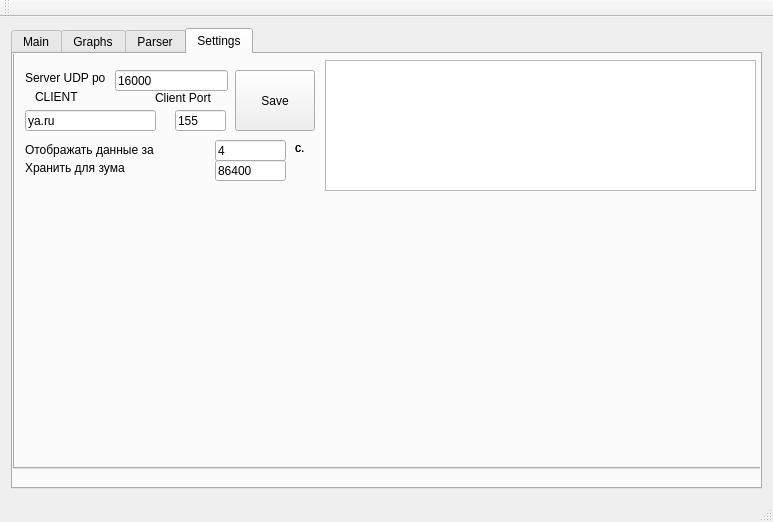
<?xml version="1.0" encoding="UTF-8"?>
<ui version="4.0">
 <class>graphs</class>
 <widget class="QMainWindow" name="graphs">
  <property name="geometry">
   <rect>
    <x>0</x>
    <y>0</y>
    <width>773</width>
    <height>522</height>
   </rect>
  </property>
  <property name="windowTitle">
   <string>graphs</string>
  </property>
  <widget class="QWidget" name="centralWidget">
   <layout class="QGridLayout" name="gridLayout">
    <item row="0" column="0">
     <widget class="QTabWidget" name="tabWidget">
      <property name="autoFillBackground">
       <bool>true</bool>
      </property>
      <property name="currentIndex">
       <number>3</number>
      </property>
      <widget class="QWidget" name="tab">
       <attribute name="title">
        <string>Main</string>
       </attribute>
       <layout class="QGridLayout" name="gridLayout_2">
        <item row="0" column="3">
         <widget class="QLineEdit" name="line_maxdata">
          <property name="maximumSize">
           <size>
            <width>60</width>
            <height>16777215</height>
           </size>
          </property>
         </widget>
        </item>
        <item row="0" column="8" colspan="2">
         <widget class="QPushButton" name="BTN_SEND">
          <property name="text">
           <string>Отправить</string>
          </property>
         </widget>
        </item>
        <item row="3" column="7" colspan="2">
         <widget class="QPushButton" name="BTN_PAUSE">
          <property name="text">
           <string>Пауза</string>
          </property>
         </widget>
        </item>
        <item row="3" column="5" colspan="2">
         <widget class="QPushButton" name="BTN_CANCEL">
          <property name="text">
           <string>Отмена</string>
          </property>
         </widget>
        </item>
        <item row="3" column="9">
         <widget class="QPushButton" name="BTN_STOP">
          <property name="text">
           <string>Стоп</string>
          </property>
         </widget>
        </item>
        <item row="3" column="0" colspan="3">
         <widget class="QPushButton" name="BTN_START">
          <property name="text">
           <string>Старт</string>
          </property>
         </widget>
        </item>
        <item row="3" column="3" colspan="2">
         <widget class="QPushButton" name="BTN_NEXT">
          <property name="text">
           <string>Далее</string>
          </property>
         </widget>
        </item>
        <item row="2" column="0" colspan="10">
         <widget class="QTextEdit" name="main_text_bottom">
          <property name="readOnly">
           <bool>true</bool>
          </property>
         </widget>
        </item>
        <item row="1" column="0" colspan="10">
         <widget class="QTextEdit" name="main_text_top">
          <property name="maximumSize">
           <size>
            <width>16777215</width>
            <height>80</height>
           </size>
          </property>
          <property name="readOnly">
           <bool>true</bool>
          </property>
         </widget>
        </item>
        <item row="0" column="0">
         <widget class="QPushButton" name="BTN_HELP">
          <property name="text">
           <string>Справка</string>
          </property>
         </widget>
        </item>
        <item row="0" column="6" colspan="2">
         <widget class="QPushButton" name="BTN_TEST">
          <property name="text">
           <string>Проверить</string>
          </property>
         </widget>
        </item>
        <item row="0" column="4" colspan="2">
         <widget class="QPushButton" name="BTN_OPEN">
          <property name="text">
           <string>Открыть</string>
          </property>
         </widget>
        </item>
        <item row="0" column="2">
         <widget class="QLineEdit" name="line_datagrams">
          <property name="maximumSize">
           <size>
            <width>70</width>
            <height>16777215</height>
           </size>
          </property>
         </widget>
        </item>
        <item row="0" column="1">
         <widget class="QPushButton" name="main_button_server_start">
          <property name="text">
           <string>Start Server</string>
          </property>
         </widget>
        </item>
       </layout>
      </widget>
      <widget class="QWidget" name="tab_2">
       <attribute name="title">
        <string>Graphs</string>
       </attribute>
       <layout class="QGridLayout" name="gridLayout_3">
        <item row="1" column="0">
         <widget class="QCustomPlot" name="widget" native="true"/>
        </item>
        <item row="0" column="0">
         <widget class="QPushButton" name="pushButton">
          <property name="text">
           <string>Restore</string>
          </property>
         </widget>
        </item>
       </layout>
      </widget>
      <widget class="QWidget" name="tab_3">
       <attribute name="title">
        <string>Parser</string>
       </attribute>
       <layout class="QGridLayout" name="gridLayout_5">
        <item row="0" column="1">
         <widget class="QToolBox" name="toolBox">
          <property name="currentIndex">
           <number>0</number>
          </property>
          <widget class="QWidget" name="page">
           <property name="geometry">
            <rect>
             <x>0</x>
             <y>0</y>
             <width>733</width>
             <height>331</height>
            </rect>
           </property>
           <attribute name="label">
            <string>Main</string>
           </attribute>
           <layout class="QGridLayout" name="gridLayout_7">
            <item row="8" column="0" colspan="8">
             <widget class="CodeEditor" name="parser_codeEditor">
              <property name="sizePolicy">
               <sizepolicy hsizetype="Expanding" vsizetype="Expanding">
                <horstretch>0</horstretch>
                <verstretch>0</verstretch>
               </sizepolicy>
              </property>
              <property name="plainText">
               <string>Block block_name
{
	step1 
	{
		command command_name(param1=n, param2=m,paramn=s)
		Control_by()
		{
			step1 (end = 'yes')
			Calibr (result  = 'true')
		}
		Options()
		{ 
			scanner (port  = 'port_name')
			Call (step = 4)
			On_end(step = '6' )
		}
	}
	
	Step2 
	{
		command command_name(param1=n, param2=m,paramn=s)
		Control_by()
		{
			step1 (end = 'yes')
			Calibr (result  = 'true')
		}
		Options()
		{ 
			scanner (port  = 'port_name')
			Call (step = 4)
			On_end(step = '6' )
		}
	}
	
	step7 
	{
		command command_name(param1=n, param2=m,paramn=s)
		Control_by()
		{
			step1 (end = 'yes')
			Calibr (result  = 'true')
		}
		Options()
		{ 
			scanner (port  = 'port_name')
			Call (step = 4)
			On_end(step = '6' )
		}
	}
}

Block block_name_B
{
	step8 
	{
		command command_name(param1=n, param2=m,paramn=s)
		Control_by()
		{
			step1 (end = 'yes')
			Calibr (result  = 'true')
		}
		Options()
		{ 
			scanner (port  = 'port_name')
			Call (step = 4)
			On_end(step = '6' )
		}
	}
	
	Step5 
	{
		command command_name(param1=n, param2=m, paramn=s)
		Control_by()
		{
			step1 (end = 'yes')
			Calibr (result  = 'true')
		}
		Options()
		{ 
			scanner (port  = 'port_name')
			Call (step = 4)
			On_end(step = '6')
		}
	}
	
	step4 
	{
		command command_name(param1=n, param2=m,paramn=s)
		Control_by()
		{
			step1 (end = 'yes')
			Calibr (result  = 'true')
		}
		Options()
		{ 
			scanner (port  = 'port_name')
			Call (step = 4)
			On_end(step = '6' )
		}
	}
}

Block block_name_A
{
	step34 
	{
		command command_name(param1=n, param2=m,paramn=s)
		Control_by()
		{
			step1 (end = 'yes')
			Calibr (result  = 'true')
		}
		Options()
		{ 
			scanner (port  = 'port_name')
			Call (step = 4)
			On_end(step = '6' )
		}
	}
	
	Step64 
	{
		command command_name(param1=n, param2=m,paramn=s)
		Control_by()
		{
			step1 (end = 'yes')
			Calibr (result  = 'true')
		}
		Options()
		{ 
			scanner (port  = 'port_name')
			Call (step = 4)
			On_end(step = '6' )
		}
	}
	
	step23 
	{
		command command_name(param1=n, param2=m,paramn=s)
		Control_by()
		{
			step1 (end = 'yes')
			Calibr (result  = 'true')
		}
		Options()
		{ 
			scanner (port  = 'port_name')
			Call (step = 4)
			On_end(step = 6)
		}
	}
}</string>
              </property>
             </widget>
            </item>
            <item row="3" column="2">
             <widget class="QPushButton" name="PARSER_BUTTON_SEND">
              <property name="text">
               <string>SEND</string>
              </property>
             </widget>
            </item>
            <item row="3" column="0">
             <widget class="QPushButton" name="PARSER_BUTTON_COMPILE">
              <property name="text">
               <string>COMPILE</string>
              </property>
             </widget>
            </item>
            <item row="3" column="3">
             <widget class="QLabel" name="PARSER_LABEL_IP">
              <property name="text">
               <string>IP</string>
              </property>
             </widget>
            </item>
            <item row="3" column="6">
             <widget class="QLineEdit" name="PARSER_LINE_PORT">
              <property name="maximumSize">
               <size>
                <width>50</width>
                <height>16777215</height>
               </size>
              </property>
              <property name="readOnly">
               <bool>true</bool>
              </property>
             </widget>
            </item>
            <item row="3" column="1">
             <widget class="QPushButton" name="PARSER_BUTTON_X">
              <property name="text">
               <string>X</string>
              </property>
             </widget>
            </item>
            <item row="3" column="5">
             <widget class="QLabel" name="PARSER_LABEL_PORT">
              <property name="text">
               <string>Port</string>
              </property>
             </widget>
            </item>
            <item row="3" column="4">
             <widget class="QLineEdit" name="PARSER_LINE_IP">
              <property name="maximumSize">
               <size>
                <width>140</width>
                <height>16777215</height>
               </size>
              </property>
              <property name="readOnly">
               <bool>true</bool>
              </property>
             </widget>
            </item>
            <item row="3" column="7">
             <widget class="QPushButton" name="btn_PARSER_SAVE">
              <property name="text">
               <string>SAVE</string>
              </property>
             </widget>
            </item>
           </layout>
          </widget>
          <widget class="QWidget" name="page_2">
           <property name="geometry">
            <rect>
             <x>0</x>
             <y>0</y>
             <width>264</width>
             <height>119</height>
            </rect>
           </property>
           <attribute name="label">
            <string>Sems + Debug</string>
           </attribute>
           <layout class="QGridLayout" name="gridLayout_6">
            <item row="0" column="0">
             <widget class="QLabel" name="PARSER_LINE_RESULT">
              <property name="text">
               <string>Result</string>
              </property>
             </widget>
            </item>
            <item row="0" column="2">
             <widget class="QLabel" name="PARSER_LABEL_SEMS">
              <property name="text">
               <string>Sems</string>
              </property>
             </widget>
            </item>
            <item row="1" column="0">
             <widget class="QTextEdit" name="PARSER_TEXT_RESULT">
              <property name="maximumSize">
               <size>
                <width>253</width>
                <height>16777215</height>
               </size>
              </property>
             </widget>
            </item>
            <item row="1" column="2">
             <widget class="QTextEdit" name="PARSER_TEXT_SEMS">
              <property name="maximumSize">
               <size>
                <width>197</width>
                <height>16777215</height>
               </size>
              </property>
             </widget>
            </item>
            <item row="1" column="1">
             <widget class="QTextEdit" name="Parser_Errors">
              <property name="maximumSize">
               <size>
                <width>253</width>
                <height>16777215</height>
               </size>
              </property>
             </widget>
            </item>
            <item row="0" column="1">
             <widget class="QLabel" name="label_11">
              <property name="text">
               <string>Errors</string>
              </property>
             </widget>
            </item>
           </layout>
          </widget>
         </widget>
        </item>
       </layout>
      </widget>
      <widget class="QWidget" name="tab_4">
       <attribute name="title">
        <string>Settings</string>
       </attribute>
       <widget class="QLabel" name="label_bind">
        <property name="geometry">
         <rect>
          <x>180</x>
          <y>20</y>
          <width>81</width>
          <height>16</height>
         </rect>
        </property>
        <property name="text">
         <string>Server UDP port :</string>
        </property>
       </widget>
       <widget class="QLineEdit" name="lineEdit_bind">
        <property name="geometry">
         <rect>
          <x>270</x>
          <y>20</y>
          <width>113</width>
          <height>21</height>
         </rect>
        </property>
        <property name="text">
         <string>16000</string>
        </property>
       </widget>
       <widget class="QLabel" name="label_client">
        <property name="geometry">
         <rect>
          <x>190</x>
          <y>40</y>
          <width>47</width>
          <height>13</height>
         </rect>
        </property>
        <property name="text">
         <string>CLIENT</string>
        </property>
       </widget>
       <widget class="QLineEdit" name="lineEdit_clientHost">
        <property name="geometry">
         <rect>
          <x>180</x>
          <y>60</y>
          <width>131</width>
          <height>21</height>
         </rect>
        </property>
        <property name="text">
         <string>127.0.0.1</string>
        </property>
       </widget>
       <widget class="QLineEdit" name="line_clientPort">
        <property name="geometry">
         <rect>
          <x>330</x>
          <y>60</y>
          <width>51</width>
          <height>21</height>
         </rect>
        </property>
        <property name="text">
         <string>16001</string>
        </property>
       </widget>
       <widget class="QLabel" name="label">
        <property name="geometry">
         <rect>
          <x>310</x>
          <y>40</y>
          <width>71</width>
          <height>16</height>
         </rect>
        </property>
        <property name="text">
         <string>Client Port</string>
        </property>
       </widget>
       <widget class="QPushButton" name="btn_SettingsSave">
        <property name="geometry">
         <rect>
          <x>390</x>
          <y>20</y>
          <width>80</width>
          <height>61</height>
         </rect>
        </property>
        <property name="text">
         <string>Save</string>
        </property>
       </widget>
       <widget class="QLineEdit" name="line_settingsViewSize">
        <property name="geometry">
         <rect>
          <x>350</x>
          <y>100</y>
          <width>71</width>
          <height>21</height>
         </rect>
        </property>
        <property name="text">
         <string>4</string>
        </property>
       </widget>
       <widget class="QLineEdit" name="line_settingsStorageSize">
        <property name="geometry">
         <rect>
          <x>350</x>
          <y>120</y>
          <width>71</width>
          <height>21</height>
         </rect>
        </property>
        <property name="text">
         <string>86400</string>
        </property>
       </widget>
       <widget class="QLabel" name="label_2">
        <property name="geometry">
         <rect>
          <x>170</x>
          <y>100</y>
          <width>181</width>
          <height>20</height>
         </rect>
        </property>
        <property name="text">
         <string>Отображать данные за последние</string>
        </property>
       </widget>
       <widget class="QLabel" name="label_3">
        <property name="geometry">
         <rect>
          <x>430</x>
          <y>100</y>
          <width>31</width>
          <height>16</height>
         </rect>
        </property>
        <property name="text">
         <string>с.</string>
        </property>
       </widget>
       <widget class="QLabel" name="label_4">
        <property name="geometry">
         <rect>
          <x>200</x>
          <y>120</y>
          <width>181</width>
          <height>16</height>
         </rect>
        </property>
        <property name="text">
         <string>Хранить данные для зума за </string>
        </property>
       </widget>
       <widget class="QLabel" name="label_5">
        <property name="geometry">
         <rect>
          <x>430</x>
          <y>120</y>
          <width>31</width>
          <height>16</height>
         </rect>
        </property>
        <property name="text">
         <string>с.</string>
        </property>
       </widget>
       <widget class="QTabWidget" name="tabWidget_2">
        <property name="geometry">
         <rect>
          <x>0</x>
          <y>-30</y>
          <width>755</width>
          <height>445</height>
         </rect>
        </property>
        <property name="autoFillBackground">
         <bool>true</bool>
        </property>
        <property name="currentIndex">
         <number>3</number>
        </property>
        <widget class="QWidget" name="tab_5">
         <attribute name="title">
          <string>Main</string>
         </attribute>
         <layout class="QGridLayout" name="gridLayout_4">
          <item row="0" column="3">
           <widget class="QLineEdit" name="line_maxdata_2">
            <property name="maximumSize">
             <size>
              <width>60</width>
              <height>16777215</height>
             </size>
            </property>
           </widget>
          </item>
          <item row="0" column="8" colspan="2">
           <widget class="QPushButton" name="BTN_SEND_2">
            <property name="text">
             <string>Отправить</string>
            </property>
           </widget>
          </item>
          <item row="3" column="7" colspan="2">
           <widget class="QPushButton" name="BTN_PAUSE_2">
            <property name="text">
             <string>Пауза</string>
            </property>
           </widget>
          </item>
          <item row="3" column="5" colspan="2">
           <widget class="QPushButton" name="BTN_CANCEL_2">
            <property name="text">
             <string>Отмена</string>
            </property>
           </widget>
          </item>
          <item row="3" column="9">
           <widget class="QPushButton" name="BTN_STOP_2">
            <property name="text">
             <string>Стоп</string>
            </property>
           </widget>
          </item>
          <item row="3" column="0" colspan="3">
           <widget class="QPushButton" name="BTN_START_2">
            <property name="text">
             <string>Старт</string>
            </property>
           </widget>
          </item>
          <item row="3" column="3" colspan="2">
           <widget class="QPushButton" name="BTN_NEXT_2">
            <property name="text">
             <string>Далее</string>
            </property>
           </widget>
          </item>
          <item row="2" column="0" colspan="10">
           <widget class="QTextEdit" name="main_text_bottom_2">
            <property name="readOnly">
             <bool>true</bool>
            </property>
           </widget>
          </item>
          <item row="1" column="0" colspan="10">
           <widget class="QTextEdit" name="main_text_top_2">
            <property name="maximumSize">
             <size>
              <width>16777215</width>
              <height>80</height>
             </size>
            </property>
            <property name="readOnly">
             <bool>true</bool>
            </property>
           </widget>
          </item>
          <item row="0" column="0">
           <widget class="QPushButton" name="BTN_HELP_2">
            <property name="text">
             <string>Справка</string>
            </property>
           </widget>
          </item>
          <item row="0" column="6" colspan="2">
           <widget class="QPushButton" name="BTN_TEST_2">
            <property name="text">
             <string>Проверить</string>
            </property>
           </widget>
          </item>
          <item row="0" column="4" colspan="2">
           <widget class="QPushButton" name="BTN_OPEN_2">
            <property name="text">
             <string>Открыть</string>
            </property>
           </widget>
          </item>
          <item row="0" column="2">
           <widget class="QLineEdit" name="line_datagrams_2">
            <property name="maximumSize">
             <size>
              <width>70</width>
              <height>16777215</height>
             </size>
            </property>
           </widget>
          </item>
          <item row="0" column="1">
           <widget class="QPushButton" name="main_button_server_start_2">
            <property name="text">
             <string>Start Server</string>
            </property>
           </widget>
          </item>
         </layout>
        </widget>
        <widget class="QWidget" name="tab_6">
         <attribute name="title">
          <string>Graphs</string>
         </attribute>
         <layout class="QGridLayout" name="gridLayout_8">
          <item row="1" column="1">
           <widget class="QSlider" name="verticalSlider_2">
            <property name="orientation">
             <enum>Qt::Vertical</enum>
            </property>
           </widget>
          </item>
          <item row="1" column="0">
           <widget class="QCustomPlot" name="widget_2" native="true"/>
          </item>
          <item row="0" column="0">
           <widget class="QLineEdit" name="lineEdit_2"/>
          </item>
         </layout>
        </widget>
        <widget class="QWidget" name="tab_7">
         <attribute name="title">
          <string>Parser</string>
         </attribute>
         <layout class="QGridLayout" name="gridLayout_9">
          <item row="0" column="1">
           <widget class="QToolBox" name="toolBox_2">
            <property name="currentIndex">
             <number>0</number>
            </property>
            <widget class="QWidget" name="page_3">
             <property name="geometry">
              <rect>
               <x>0</x>
               <y>0</y>
               <width>733</width>
               <height>332</height>
              </rect>
             </property>
             <attribute name="label">
              <string>Main</string>
             </attribute>
             <layout class="QGridLayout" name="gridLayout_10">
              <item row="8" column="0" colspan="9">
               <widget class="CodeEditor" name="parser_codeEditor_2">
                <property name="sizePolicy">
                 <sizepolicy hsizetype="Expanding" vsizetype="Expanding">
                  <horstretch>0</horstretch>
                  <verstretch>0</verstretch>
                 </sizepolicy>
                </property>
                <property name="plainText">
                 <string>Block block_name
{
	step1 
	{
		command command_name(param1=n, param2=m,paramn=s)
		Control_by()
		{
			step1 (end = 'yes')
			Calibr (result  = 'true')
		}
		Options()
		{ 
			scanner (port  = 'port_name')
			Call (step = 4)
			On_end(step = '6' )
		}
	}
	
	Step2 
	{
		command command_name(param1=n, param2=m,paramn=s)
		Control_by()
		{
			step1 (end = 'yes')
			Calibr (result  = 'true')
		}
		Options()
		{ 
			scanner (port  = 'port_name')
			Call (step = 4)
			On_end(step = '6' )
		}
	}
	
	step7 
	{
		command command_name(param1=n, param2=m,paramn=s)
		Control_by()
		{
			step1 (end = 'yes')
			Calibr (result  = 'true')
		}
		Options()
		{ 
			scanner (port  = 'port_name')
			Call (step = 4)
			On_end(step = '6' )
		}
	}
}

Block block_name_B
{
	step8 
	{
		command command_name(param1=n, param2=m,paramn=s)
		Control_by()
		{
			step1 (end = 'yes')
			Calibr (result  = 'true')
		}
		Options()
		{ 
			scanner (port  = 'port_name')
			Call (step = 4)
			On_end(step = '6' )
		}
	}
	
	Step5 
	{
		command command_name(param1=n, param2=m, paramn=s)
		Control_by()
		{
			step1 (end = 'yes')
			Calibr (result  = 'true')
		}
		Options()
		{ 
			scanner (port  = 'port_name')
			Call (step = 4)
			On_end(step = '6')
		}
	}
	
	step4 
	{
		command command_name(param1=n, param2=m,paramn=s)
		Control_by()
		{
			step1 (end = 'yes')
			Calibr (result  = 'true')
		}
		Options()
		{ 
			scanner (port  = 'port_name')
			Call (step = 4)
			On_end(step = '6' )
		}
	}
}

Block block_name_A
{
	step34 
	{
		command command_name(param1=n, param2=m,paramn=s)
		Control_by()
		{
			step1 (end = 'yes')
			Calibr (result  = 'true')
		}
		Options()
		{ 
			scanner (port  = 'port_name')
			Call (step = 4)
			On_end(step = '6' )
		}
	}
	
	Step64 
	{
		command command_name(param1=n, param2=m,paramn=s)
		Control_by()
		{
			step1 (end = 'yes')
			Calibr (result  = 'true')
		}
		Options()
		{ 
			scanner (port  = 'port_name')
			Call (step = 4)
			On_end(step = '6' )
		}
	}
	
	step23 
	{
		command command_name(param1=n, param2=m,paramn=s)
		Control_by()
		{
			step1 (end = 'yes')
			Calibr (result  = 'true')
		}
		Options()
		{ 
			scanner (port  = 'port_name')
			Call (step = 4)
			On_end(step = 6)
		}
	}
}</string>
                </property>
               </widget>
              </item>
              <item row="3" column="3">
               <widget class="QPushButton" name="PARSER_BUTTON_SEND_2">
                <property name="text">
                 <string>SEND</string>
                </property>
               </widget>
              </item>
              <item row="3" column="0">
               <widget class="QPushButton" name="PARSER_BUTTON_COMPILE_2">
                <property name="text">
                 <string>COMPILE</string>
                </property>
               </widget>
              </item>
              <item row="3" column="4">
               <widget class="QLabel" name="PARSER_LABEL_IP_2">
                <property name="text">
                 <string>IP</string>
                </property>
               </widget>
              </item>
              <item row="3" column="7">
               <widget class="QLineEdit" name="PARSER_LINE_PORT_2">
                <property name="maximumSize">
                 <size>
                  <width>50</width>
                  <height>16777215</height>
                 </size>
                </property>
                <property name="readOnly">
                 <bool>true</bool>
                </property>
               </widget>
              </item>
              <item row="3" column="1">
               <widget class="QPushButton" name="PARSER_BUTTON_split_2">
                <property name="text">
                 <string>SPLIT BLOCKS</string>
                </property>
               </widget>
              </item>
              <item row="3" column="5">
               <widget class="QLineEdit" name="PARSER_LINE_IP_2">
                <property name="maximumSize">
                 <size>
                  <width>140</width>
                  <height>16777215</height>
                 </size>
                </property>
                <property name="readOnly">
                 <bool>true</bool>
                </property>
               </widget>
              </item>
              <item row="3" column="2">
               <widget class="QPushButton" name="PARSER_BUTTON_X_2">
                <property name="text">
                 <string>X</string>
                </property>
               </widget>
              </item>
              <item row="3" column="6">
               <widget class="QLabel" name="PARSER_LABEL_PORT_2">
                <property name="text">
                 <string>Port</string>
                </property>
               </widget>
              </item>
             </layout>
            </widget>
            <widget class="QWidget" name="page_4">
             <property name="geometry">
              <rect>
               <x>0</x>
               <y>0</y>
               <width>180</width>
               <height>119</height>
              </rect>
             </property>
             <attribute name="label">
              <string>Sems + Debug</string>
             </attribute>
             <layout class="QGridLayout" name="gridLayout_11">
              <item row="0" column="0">
               <widget class="QLabel" name="PARSER_LINE_RESULT_2">
                <property name="text">
                 <string>Result</string>
                </property>
               </widget>
              </item>
              <item row="0" column="1">
               <widget class="QLabel" name="PARSER_LABEL_SEMS_2">
                <property name="text">
                 <string>Sems</string>
                </property>
               </widget>
              </item>
              <item row="1" column="0">
               <widget class="QTextEdit" name="PARSER_TEXT_RESULT_2"/>
              </item>
              <item row="1" column="1">
               <widget class="QTextEdit" name="PARSER_TEXT_SEMS_2">
                <property name="maximumSize">
                 <size>
                  <width>200</width>
                  <height>16777215</height>
                 </size>
                </property>
               </widget>
              </item>
             </layout>
            </widget>
           </widget>
          </item>
         </layout>
        </widget>
        <widget class="QWidget" name="tab_8">
         <attribute name="title">
          <string>Settings</string>
         </attribute>
         <widget class="QLabel" name="label_bind_2">
          <property name="geometry">
           <rect>
            <x>10</x>
            <y>20</y>
            <width>81</width>
            <height>16</height>
           </rect>
          </property>
          <property name="text">
           <string>Server UDP port :</string>
          </property>
         </widget>
         <widget class="QLineEdit" name="lineEdit_bind_2">
          <property name="geometry">
           <rect>
            <x>100</x>
            <y>20</y>
            <width>113</width>
            <height>21</height>
           </rect>
          </property>
          <property name="text">
           <string>16000</string>
          </property>
         </widget>
         <widget class="QLabel" name="label_client_2">
          <property name="geometry">
           <rect>
            <x>20</x>
            <y>40</y>
            <width>47</width>
            <height>13</height>
           </rect>
          </property>
          <property name="text">
           <string>CLIENT</string>
          </property>
         </widget>
         <widget class="QLineEdit" name="lineEdit_clientHost_2">
          <property name="geometry">
           <rect>
            <x>10</x>
            <y>60</y>
            <width>131</width>
            <height>21</height>
           </rect>
          </property>
          <property name="text">
           <string>ya.ru</string>
          </property>
         </widget>
         <widget class="QLineEdit" name="line_clientPort_2">
          <property name="geometry">
           <rect>
            <x>160</x>
            <y>60</y>
            <width>51</width>
            <height>21</height>
           </rect>
          </property>
          <property name="text">
           <string>155</string>
          </property>
         </widget>
         <widget class="QLabel" name="label_6">
          <property name="geometry">
           <rect>
            <x>140</x>
            <y>40</y>
            <width>71</width>
            <height>16</height>
           </rect>
          </property>
          <property name="text">
           <string>Client Port</string>
          </property>
         </widget>
         <widget class="QPushButton" name="btn_SettingsSave_2">
          <property name="geometry">
           <rect>
            <x>220</x>
            <y>20</y>
            <width>80</width>
            <height>61</height>
           </rect>
          </property>
          <property name="text">
           <string>Save</string>
          </property>
         </widget>
         <widget class="QLineEdit" name="line_settingsViewSize_2">
          <property name="geometry">
           <rect>
            <x>200</x>
            <y>90</y>
            <width>71</width>
            <height>21</height>
           </rect>
          </property>
          <property name="text">
           <string>4</string>
          </property>
         </widget>
         <widget class="QLineEdit" name="line_settingsStorageSize_2">
          <property name="geometry">
           <rect>
            <x>200</x>
            <y>110</y>
            <width>71</width>
            <height>21</height>
           </rect>
          </property>
          <property name="text">
           <string>86400</string>
          </property>
         </widget>
         <widget class="QLabel" name="label_7">
          <property name="geometry">
           <rect>
            <x>10</x>
            <y>90</y>
            <width>181</width>
            <height>20</height>
           </rect>
          </property>
          <property name="text">
           <string>Отображать данные за </string>
          </property>
         </widget>
         <widget class="QLabel" name="label_8">
          <property name="geometry">
           <rect>
            <x>280</x>
            <y>90</y>
            <width>31</width>
            <height>16</height>
           </rect>
          </property>
          <property name="text">
           <string>с.</string>
          </property>
         </widget>
         <widget class="QLabel" name="label_9">
          <property name="geometry">
           <rect>
            <x>10</x>
            <y>110</y>
            <width>181</width>
            <height>16</height>
           </rect>
          </property>
          <property name="text">
           <string>Хранить для зума</string>
          </property>
         </widget>
         <widget class="QLabel" name="label_10">
          <property name="geometry">
           <rect>
            <x>280</x>
            <y>90</y>
            <width>31</width>
            <height>16</height>
           </rect>
          </property>
          <property name="text">
           <string>с.</string>
          </property>
         </widget>
         <widget class="QTextBrowser" name="textBrowser">
          <property name="geometry">
           <rect>
            <x>310</x>
            <y>10</y>
            <width>431</width>
            <height>131</height>
           </rect>
          </property>
         </widget>
        </widget>
       </widget>
      </widget>
     </widget>
    </item>
   </layout>
  </widget>
  <widget class="QMenuBar" name="menuBar">
   <property name="geometry">
    <rect>
     <x>0</x>
     <y>0</y>
     <width>773</width>
     <height>25</height>
    </rect>
   </property>
  </widget>
  <widget class="QToolBar" name="mainToolBar">
   <attribute name="toolBarArea">
    <enum>TopToolBarArea</enum>
   </attribute>
   <attribute name="toolBarBreak">
    <bool>false</bool>
   </attribute>
  </widget>
  <widget class="QStatusBar" name="statusBar"/>
 </widget>
 <layoutdefault spacing="6" margin="11"/>
 <customwidgets>
  <customwidget>
   <class>QCustomPlot</class>
   <extends>QWidget</extends>
   <header location="global">qcustomplot.h</header>
   <container>1</container>
  </customwidget>
  <customwidget>
   <class>CodeEditor</class>
   <extends>QPlainTextEdit</extends>
   <header>codeeditor.h</header>
  </customwidget>
 </customwidgets>
 <resources/>
 <connections/>
</ui>
